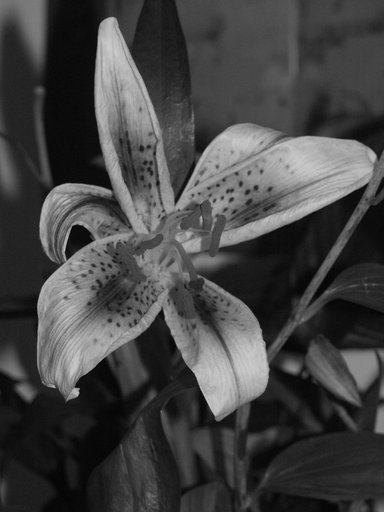
%> input picture ECES435/Assignment5/Assignment 5 - Part 1 Files/DCTfprints1.tif, 384 x 512 px
$ octave lab5.m   (GNU Octave 9; MATLAB toolbox functions it lacks are replaced by stand-ins)
%> lines starting %> are read from the running program, lines starting %| are printed output that depends on the picture
### ECES435/Assignment5/subBandHist.m
function [] = subBandHist(img,y,x)
%UNTITLED2 Summary of this function goes here
%   Detailed explanation goes here
    arr=[];
    [r,c]=size(img);
    for i=1:8:r
        for j=1:8:c
            temp=dct2(img(i:i+7,j:j+7));
            arr=[arr, temp(y,x)];
        end
    end
    histogram(arr,'BinWidth',1)
end

### ECES435/Assignment5/lab5.m
%Assignment 5
%Brian Hosler and Sarah Peachey
f1=imread('Assignment 5 - Part 1 Files/DCTfprints1.tif');
%> f1 is the input picture: size 512x384 uint8; min 0, max 205, mean 67.9
f2=imread('Assignment 5 - Part 1 Files/DCTfprints2.tif');
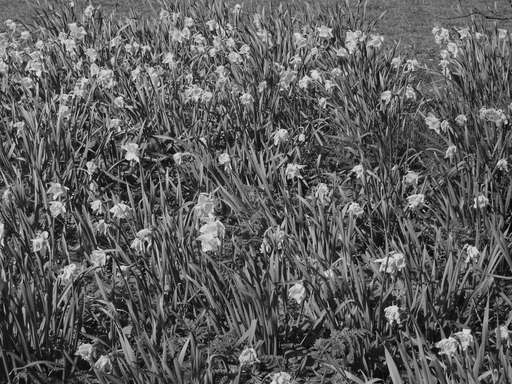
%> input picture ECES435/Assignment5/Assignment 5 - Part 1 Files/DCTfprints2.tif, 512 x 384 px
%> f2 is the input picture: size 384x512 uint8; min 0, max 255, mean 93.1
f3=imread('Assignment 5 - Part 1 Files/DCTfprints3.tif');
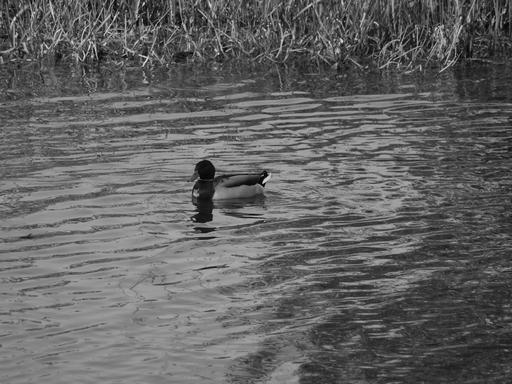
%> input picture ECES435/Assignment5/Assignment 5 - Part 1 Files/DCTfprints3.tif, 512 x 384 px
%> f3 is the input picture: size 384x512 uint8; min 0, max 230, mean 99.3
f4=imread('Assignment 5 - Part 1 Files/DCTfprints4.tif');
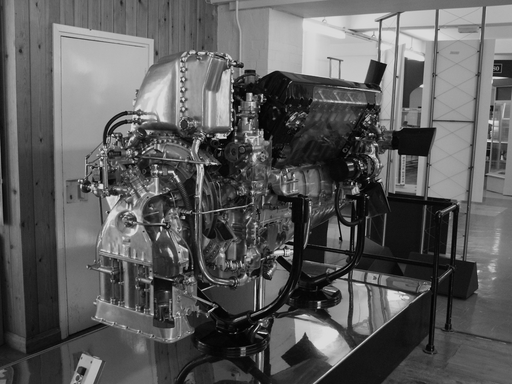
%> input picture ECES435/Assignment5/Assignment 5 - Part 1 Files/DCTfprints4.tif, 512 x 384 px
%> f4 is the input picture: size 384x512 uint8; min 0, max 219, mean 92.5
f5=imread('Assignment 5 - Part 1 Files/DCTfprints5.tif');
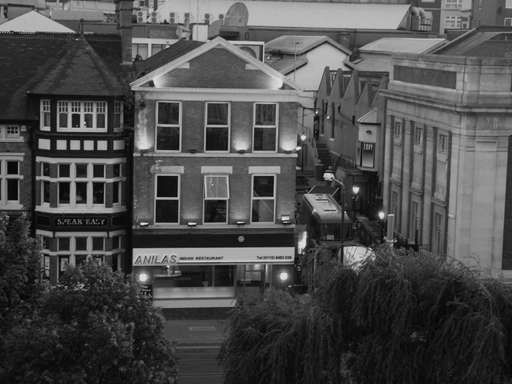
%> input picture ECES435/Assignment5/Assignment 5 - Part 1 Files/DCTfprints5.tif, 512 x 384 px
%> f5 is the input picture: size 384x512 uint8; min 0, max 244, mean 75.8

figure
subBandHist(f1,2,2)
%> after the loop in subBandHist, `for i=1:8:r`: arr = 3072 values, max 263.1 at index 1150, min -201.6 at index 938, mean 0.0189
%no JPEG

figure
subBandHist(f2,2,2)
%> call 2 of subBandHist, with y = 2, x = 2
%> after the loop in subBandHist (call 2), `for i=1:8:r`: arr = 3072 values, max 289.9 at index 531, min -338.9 at index 1676, mean 0.585
%> in subBandHist (call 2), `histogram(arr,'BinWidth',1)`:
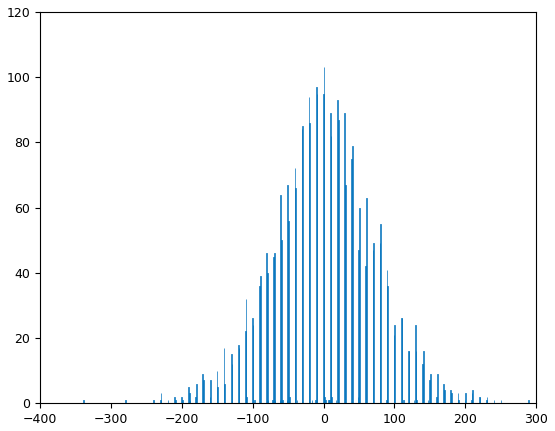
%> figure redrawn from the program's plot data; tallest bar 103 high, from x = 0 to 1
%step size 10

figure
subBandHist(f3,2,2)
%> call 3 of subBandHist, with y = 2, x = 2
%> after the loop in subBandHist (call 3), `for i=1:8:r`: arr = 3072 values, max 198.4 at index 146, min -222 at index 369, mean -0.12
%> in subBandHist (call 3), `histogram(arr,'BinWidth',1)`:
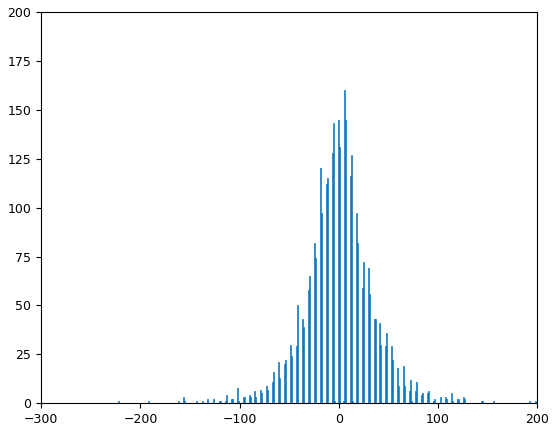
%> figure redrawn from the program's plot data; tallest bar 160 high, from x = 5 to 6
%step size 6

figure
subBandHist(f4,2,2)
%no JPEG

figure
subBandHist(f5,2,2)
%> call 5 of subBandHist, with y = 2, x = 2
%> after the loop in subBandHist (call 5), `for i=1:8:r`: arr = 3072 values, max 229.7 at index 1385, min -229.9 at index 1449, mean -0.139
%> in subBandHist (call 5), `histogram(arr,'BinWidth',1)`:
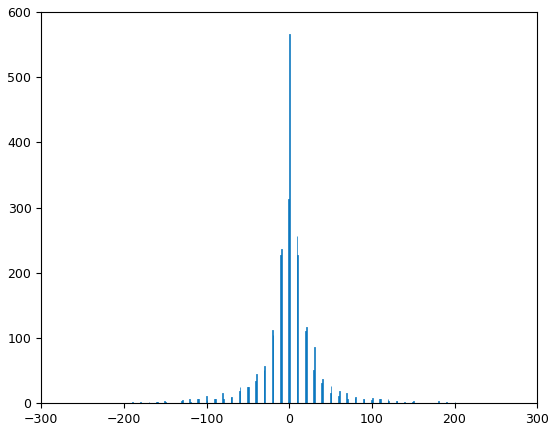
%> figure redrawn from the program's plot data; tallest bar 566 high, from x = 0 to 1
%step size 10
